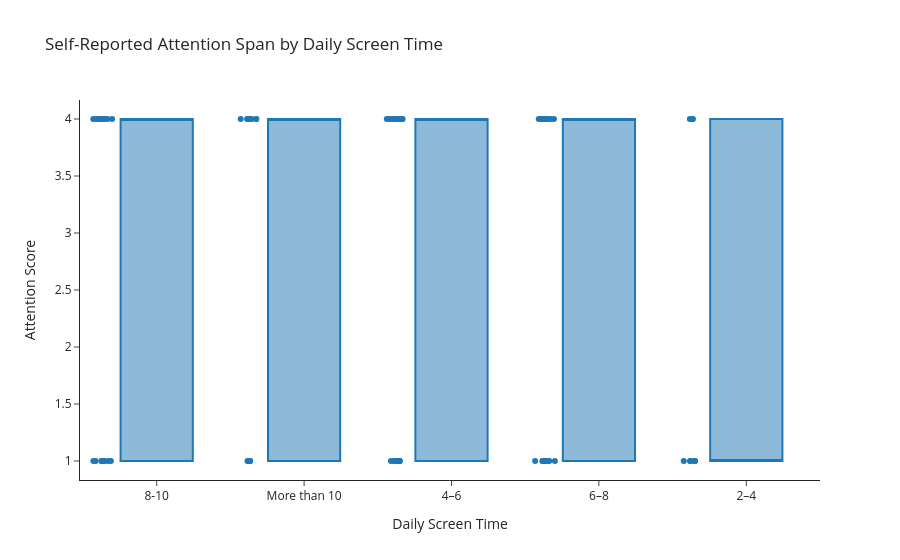

Notebook cell for this chart:
### Markdown cell above
### 5.8. Boxplot: Screen Time vs Attention Span

### Code cell
fig2 = px.box(
    df,
    x="Average Screen Time",
    y="Attention_Score",
    category_orders={"Average Screen Time": screen_order},
    points="all",
    title="Self-Reported Attention Span by Daily Screen Time",
    color_discrete_sequence=["#1f77b4"]
)

fig2.update_layout(
    template="simple_white",
    xaxis_title="Daily Screen Time",
    yaxis_title="Attention Score"
)

fig2.show()
fig2.write_image("boxplot_atencion_pantalla.png")

### Figure 1 — Plotly figure (JSON) as saved in the notebook; plotly's stock layout.template omitted (floating-point values rounded to 4 significant figures; data arrays with more than 128 entries replaced by an {"elided": "..."} marker saying what was removed)
{"data": [{"alignmentgroup": "True", "boxpoints": "all", "hovertemplate": "Average Screen Time=%{x}<br>Attention_Score=%{y}<extra></extra>", "legendgroup": "", "marker": {"color": "#1f77b4"}, "name": "", "notched": false, "offsetgroup": "", "orientation": "v", "showlegend": false, "type": "box", "x": {"elided": "196 str values"}, "x0": " ", "xaxis": "x", "y": {"elided": "196 float values"}, "y0": " ", "yaxis": "y"}], "layout": {"boxmode": "group", "legend": {"tracegroupgap": 0}, "title": {"text": "Self-Reported Attention Span by Daily Screen Time"}, "xaxis": {"anchor": "y", "categoryarray": ["Less than 2", "2-4", "4-6", "6-8", "8-10", "More than 10"], "categoryorder": "array", "domain": [0, 1], "title": {"text": "Daily Screen Time"}}, "yaxis": {"anchor": "x", "domain": [0, 1], "title": {"text": "Attention Score"}}}}
